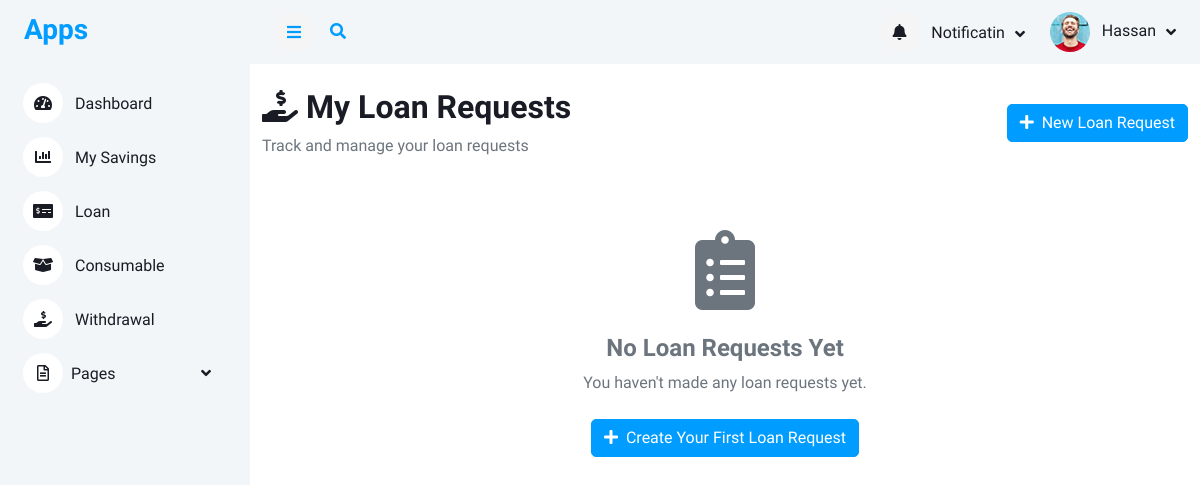
Before: /my_loan_requests/ (signed in) with the older database file.
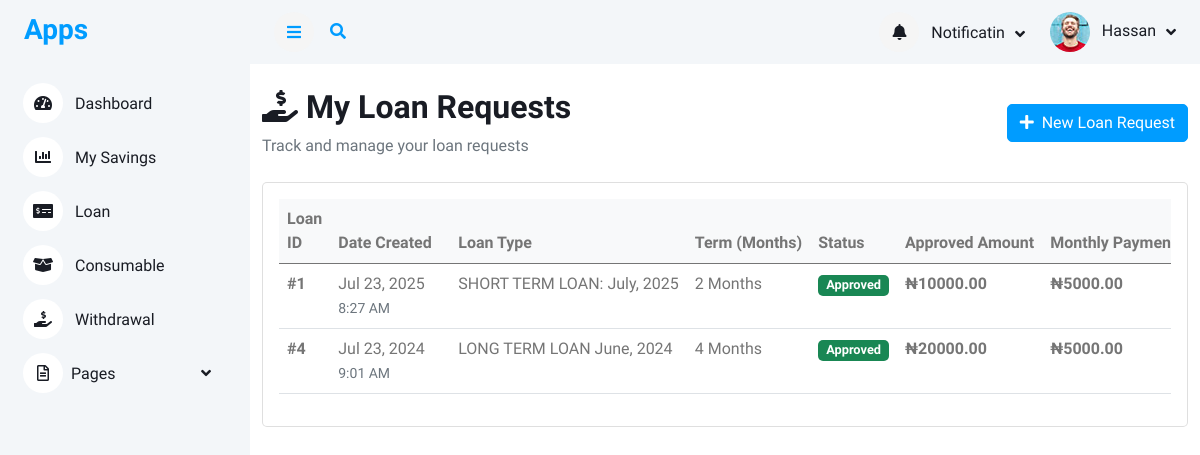
After: the same page with the newer database file.
### loan/models.py (models this page shows, shortened)
class LoanRequest(models.Model):
    member = models.ForeignKey(Member, on_delete=models.CASCADE, related_name="loan_requests")
    loan_type = models.ForeignKey(LoanType, on_delete=models.SET_NULL, null=True, blank=True)
    amount = models.DecimalField(max_digits=10, decimal_places=2)
    approved_amount = models.DecimalField(max_digits=10, decimal_places=2, null=True, blank=True)
    loan_term_months = models.PositiveIntegerField()
    application_date = models.DateField(default=today_date)
    approval_date = models.DateField(null=True, blank=True)
    status = models.CharField(max_length=20,choices=[ ("pending", "Pending"),("approved", "Approved"),("rejected", "Rejected"),  ("paid", "paid") ], default="pending",)
    rejection_reason = models.TextField(blank=True, null=True)
    file_one = models.ImageField(upload_to='file_one', blank=True, null=True)
    bank_name = models.ForeignKey(BankName,on_delete=models.CASCADE)
    bank_code = models.ForeignKey(BankCode,on_delete=models.CASCADE)
    account_number  = models.CharField(max_length=100)
    guarantor = models.ForeignKey(Member, on_delete=models.SET_NULL, null=True, blank=True, related_name="guaranteed_loans")
    guarantor_accepted = models.BooleanField(default=False)
    created_by = models.ForeignKey(User,on_delete=models.CASCADE)
    approved_by = models.ForeignKey(User, on_delete=models.SET_NULL, null=True, blank=True, related_name='approved_loan')
    date_created = models.DateTimeField(auto_now_add=True)
    @property
    def monthly_payment(self):
        if self.approved_amount and self.loan_term_months > 0:
            total_payment = self.approved_amount
            return total_payment / self.loan_term_months
        return None  # Or handle the case where approved_amount or loan_term_months is not set

class LoanType(models.Model):
    name = models.CharField(max_length=100)
    description = models.TextField(blank=True, null=True)
    max_amount = models.DecimalField(max_digits=12, decimal_places=2, null=True, blank=True)
    max_loan_term_months = models.PositiveIntegerField(null=True, blank=True)
    available = models.BooleanField(default=True)
    created_by = models.ForeignKey(User,on_delete=models.CASCADE)

### memberapp/views.py (the view)
# urls.py: path('my_loan_requests/', views.my_loan_requests, name='my_loan_requests'),
def my_loan_requests(request):
    member = request.user.member
    loan_requests = LoanRequest.objects.filter(member=member).exclude(status='Rejected').order_by('-date_created')
    loan_data = []
    for loan in loan_requests:
        approved_amount = loan.approved_amount or 0
        total_paid = sum(repay.amount_paid for repay in loan.repaybacks.all())
        balance = approved_amount - total_paid
        monthly_payment = loan.monthly_payment or 0
        loan_data.append({
            'loan': loan,
            'approved_amount': approved_amount,
            'total_paid': total_paid,
            'balance': balance,
            'monthly_payment': monthly_payment,
        })
    return render(request, 'member/my_loan_requests.html', {'loan_data': loan_data})

### templates/member/my_loan_requests.html (shortened to what this page needs)
{% extends 'base/base.html' %}
{% block content %}
    <div class="container mt-4">
        <div class="d-flex justify-content-between align-items-center mb-4">
            <div>
                <h2><i class="fas fa-hand-holding-usd me-2"></i>My Loan Requests</h2>
                <p class="text-muted mb-0">Track and manage your loan requests</p>
            </div>
            <a href="{% url 'loan_request' %}" class="btn btn-primary">
                <i class="fas fa-plus me-2"></i>New Loan Request
            </a>
        </div>
        {% if loan_data %}
            <div class="card">
                <div class="card-body">
                    <div class="table-responsive">
                        <table class="table table-hover">
                            <thead>
                                <tr>
                                    <th>Loan ID</th>
                                    <th class="text-nowrap" style="min-width: 120px;">Date Created</th>
                                    <th class="text-nowrap" style="min-width: 120px;">Loan Type</th>
                                    <th class="text-nowrap" style="min-width: 120px;">Term (Months)</th>
                                    <th>Status</th>
                                    <th class="text-nowrap" style="min-width: 120px;">Approved Amount</th>
                                    <th class="text-nowrap" style="min-width: 120px;">Monthly Payment</th>
                                </tr>
                            </thead>
                            <tbody>
                                {% for entry in loan_data %}
                                    {% with loan=entry.loan %}
                                    <tr>
                                        <td>
                                            <strong>#{{ loan.id }}</strong>
                                        </td>
                                        <td class="text-nowrap text-truncate" style="max-width: 270px;"">
                                            <div>{{ loan.date_created|date:"M d, Y" }}</div>
                                            <small class="text-muted">{{ loan.date_created|date:"g:i A" }}</small>
                                        </td>
                                        <td class="text-nowrap" style="min-width: 120px;">{{ loan.loan_type.name }}</td>
                                        <td>{{ loan.loan_term_months }} Months</td>
                                        <td>
                                            <span class="badge status-badge status-{{ loan.status|lower }}">
                                                {{ loan.status|title }}
                                            </span>
                                        </td>
                                        <td>
                                            <strong>₦{{ entry.approved_amount|floatformat:2 }}</strong>
                                        </td>
                                        <td>
                                            <strong>₦{{ entry.monthly_payment|floatformat:2 }}</strong>
                                        </td>
                                    </tr>
                                    {% endwith %}
                                {% endfor %}
                            </tbody>
                        </table>
                    </div>
                </div>
            </div>
        {% else %}
            <div class="text-center py-5">
                <div class="mb-4">
                    <i class="fas fa-clipboard-list fa-5x text-muted"></i>
                </div>
                <h4 class="text-muted">No Loan Requests Yet</h4>
                <p class="text-muted mb-4">You haven't made any loan requests yet.</p>
                <a href="" class="btn btn-primary">
                    <i class="fas fa-plus me-2"></i>Create Your First Loan Request
                </a>
            </div>
        {% endif %}
    </div>
{% endblock content %}

Changed rows visible on the page:
added LoanRequest: loan.id "1", loan.date_created "Jul 23, 2025", loan.date_created "8:27 AM", loan.loan_type.name "SHORT TERM LOAN: July, 2025", loan.loan_term_months "2", loan.status "Approved", approved_amount "10000.00", monthly_payment "5000.00"
added LoanRequest: loan.id "4", loan.date_created "Jul 23, 2024", loan.date_created "9:01 AM", loan.loan_type.name "LONG TERM LOAN June, 2024", loan.loan_term_months "4", loan.status "Approved", approved_amount "20000.00", monthly_payment "5000.00"
Other visible differences:
text no longer shown: "No Loan Requests Yet You haven't made any loan requests yet. Create Your First Loan Request"
text now shown: "Loan ID Date Created Loan Type Term (Months) Status Approved Amount Monthly…"
